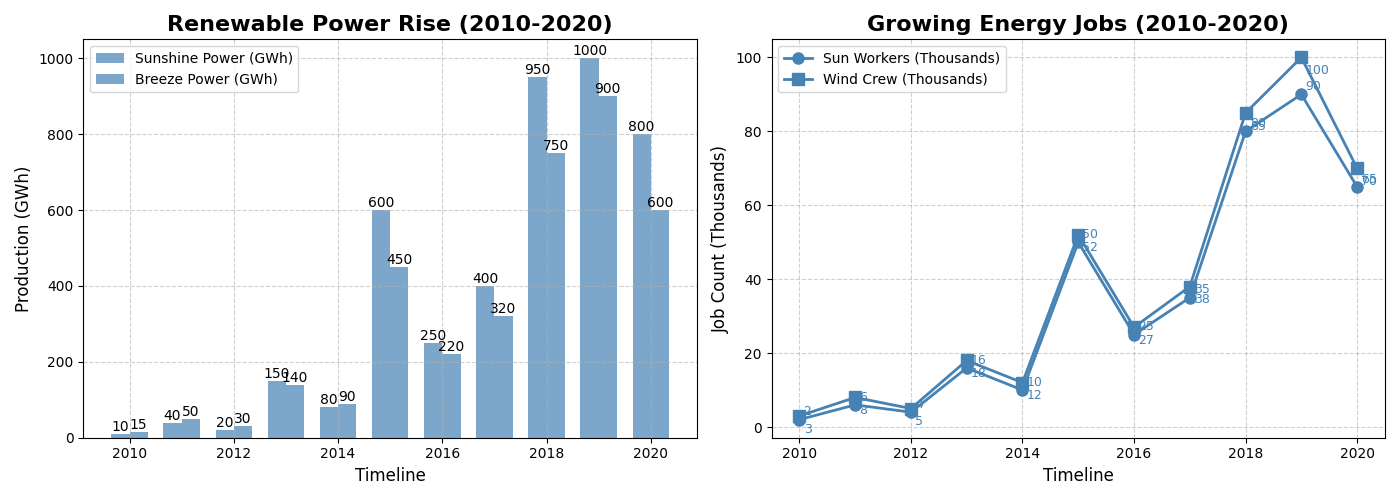

Write Python code to recreate this figure.
import matplotlib.pyplot as plt
import numpy as np

years = np.arange(2010, 2021)
solar_energy = np.array([10, 40, 20, 150, 80, 600, 250, 400, 950, 1000, 800])
wind_energy = np.array([15, 50, 30, 140, 90, 450, 220, 320, 750, 900, 600])
solar_workforce = np.array([2, 6, 4, 16, 10, 50, 25, 35, 80, 90, 65])
wind_workforce = np.array([3, 8, 5, 18, 12, 52, 27, 38, 85, 100, 70])

fig, (ax1, ax2) = plt.subplots(1, 2, figsize=(14, 5))

bar_width = 0.35
bar1 = ax1.bar(years - bar_width/2, solar_energy, bar_width, label='Sunshine Power (GWh)', color='steelblue', alpha=0.7)
bar2 = ax1.bar(years + bar_width/2, wind_energy, bar_width, label='Breeze Power (GWh)', color='steelblue', alpha=0.7)

for bar in bar1:
    height = bar.get_height()
    ax1.text(bar.get_x() + bar.get_width()/2.0, height, f'{height}', ha='center', va='bottom')
for bar in bar2:
    height = bar.get_height()
    ax1.text(bar.get_x() + bar.get_width()/2.0, height, f'{height}', ha='center', va='bottom')

ax2.plot(years, solar_workforce, '-o', label='Sun Workers (Thousands)', color='steelblue', linewidth=2, markersize=8)
ax2.plot(years, wind_workforce, '-s', label='Wind Crew (Thousands)', color='steelblue', linewidth=2, markersize=8)

for x, y in zip(years, solar_workforce):
    ax2.annotate(f'{y}', xy=(x, y), xytext=(3, 3), textcoords='offset points', fontsize=9, color='steelblue')
for x, y in zip(years, wind_workforce):
    ax2.annotate(f'{y}', xy=(x, y), xytext=(3, -12), textcoords='offset points', fontsize=9, color='steelblue')

ax1.set_title("Renewable Power Rise (2010-2020)", fontsize=16, fontweight='bold')
ax1.set_xlabel("Timeline", fontsize=12)
ax1.set_ylabel("Production (GWh)", fontsize=12)
ax1.legend(loc='upper left', fontsize=10)
ax1.grid(True, linestyle='--', alpha=0.6)

ax2.set_title("Growing Energy Jobs (2010-2020)", fontsize=16, fontweight='bold')
ax2.set_xlabel("Timeline", fontsize=12)
ax2.set_ylabel("Job Count (Thousands)", fontsize=12)
ax2.legend(loc='upper left', fontsize=10)
ax2.grid(True, linestyle='--', alpha=0.6)

plt.tight_layout()
plt.show()
